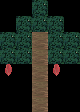

Below is a game level as drawn by its tile map, then a one-line description and the .tmx file that defines it, in full:
An orthogonal 5x7 tile map with 16x16 px tiles, 1 tile layer (Tile Layer 1), 2 tilesets.

<map version="1.10" tiledversion="1.11.2" orientation="orthogonal" renderorder="right-down" width="5" height="7" tilewidth="16" tileheight="16" infinite="0" nextlayerid="2" nextobjectid="1">
 <tileset firstgid="1" source="Blocks.tsx" />
 <tileset firstgid="65" source="../Blocks.tsx" />
 <layer id="1" name="Tile Layer 1" width="5" height="7">
  <data encoding="csv">
0,0,18,0,0,
0,18,18,18,0,
18,18,44,18,18,
18,18,44,18,18,
45,0,44,45,0,
0,0,44,0,0,
0,0,44,0,0
</data>
 </layer>
</map>
